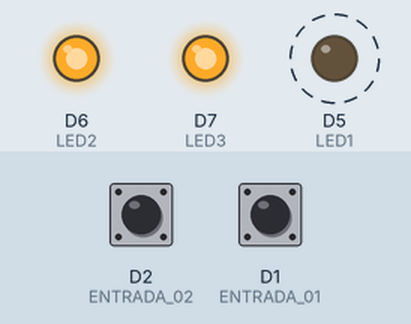
Bench run of a sketch on a simulated ESP8266 (NodeMCU). Shown: output pins drawn as LEDs (lit = HIGH). Dashed ring = blinking. The test bench sets the inputs (shaded band); at power-on: D2 (ENTRADA_02) HIGH, D1 (ENTRADA_01) HIGH.

Above: at 1.2 s.
1.3 s: D2 (ENTRADA_02) pulled LOW for 0.15 s
At 1.37 s:
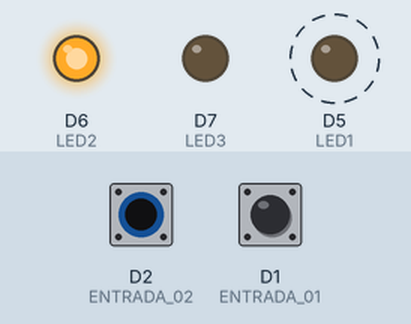
4.3 s: D1 (ENTRADA_01) pulled LOW for 0.15 s
At 6.8 s:
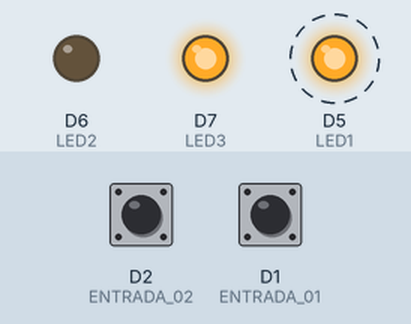
7.4 s: D2 (ENTRADA_02) pulled LOW for 1 s
At 8.2 s:
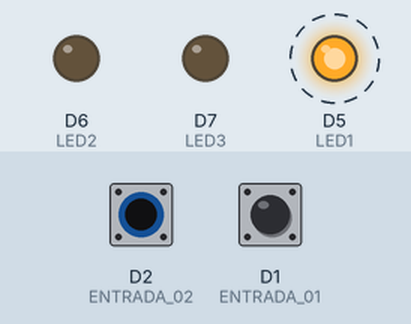
10.4 s: D2 (ENTRADA_02) pulled LOW for 3.2 s
At 13.8 s:
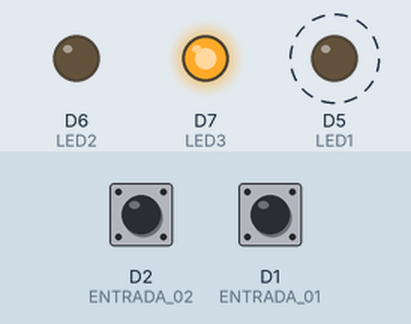
15.1 s: D1 (ENTRADA_01) pulled LOW for 1 s
At 16.8 s:
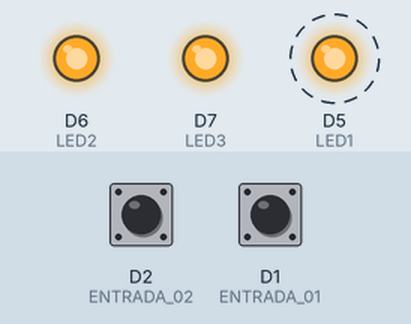
19.1 s: D2 (ENTRADA_02) pulled LOW for 1 s
At 19.7 s:
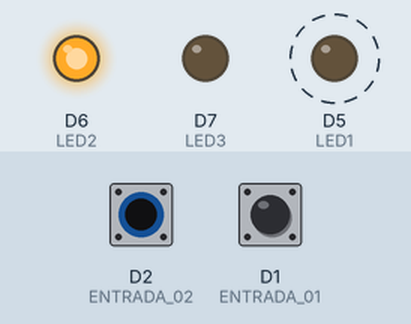
Timing chart, 0 to 23.1 s (numbered marks = the images above; inputs shaded):
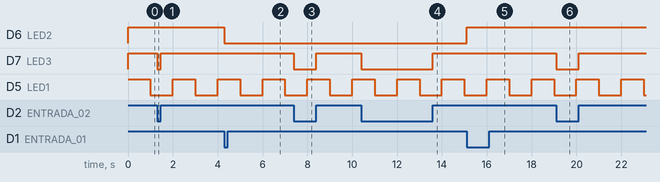

The sketch:

prog08.ino
```cpp
/*
Programa para trabalhar com a comunicação serial
*/

const int LED_LIGADO = LOW;
const int LED_DESLIGADO = HIGH;
const int ENTRADA_ACIONADA = LOW;
const int ENTRADA_DESACIONADA = HIGH;
const int LED1 = D5;
const int LED2 = D6;
const int LED3 = D7;
const int ENTRADA_01 = D1;
const int ENTRADA_02 = D2;

//Variáveis globais
char msg[10];
unsigned long tempoAnterior;

//Funções de interrupção - ISR
void ICACHE_RAM_ATTR muda_estado_led(){
  digitalWrite(LED2, !digitalRead(LED2));
}

void inicializa_hardware(){
  pinMode(LED1, OUTPUT);
  pinMode(LED2, OUTPUT);
  pinMode(LED3, OUTPUT);
  digitalWrite(LED1, LED_DESLIGADO);
  digitalWrite(LED2, LED_DESLIGADO);
  digitalWrite(LED3, LED_DESLIGADO);
  pinMode(ENTRADA_01, INPUT_PULLUP);
  pinMode(ENTRADA_02, INPUT_PULLUP);

  //Configura a interrupção externa
  attachInterrupt(digitalPinToInterrupt(ENTRADA_01), muda_estado_led,FALLING);

  //Inicializar a comunicação
  //Serial.begin(115200); //9600, 19200, 38400, 115200
}

void setup() {
  inicializa_hardware();
  //Inicializa as variáveis globais
  msg[0] = '\0';
  //Medindo o tempo atual
  tempoAnterior = millis();
}

void processa_msg(){
  char led = msg[0];
  char estado = msg[1];
  //Processa info para o LED1
  if (led == '1'){
    if(estado == '1')
      digitalWrite(LED1, LED_LIGADO);
    else if (estado == '0')
      digitalWrite(LED1, LED_DESLIGADO);
  } else if(led == '2'){ //Processa info para o LED2
    if(estado == '1')
      digitalWrite(LED2, LED_LIGADO);
    else if (estado == '0')
      digitalWrite(LED2, LED_DESLIGADO);
  } else if(led == 'D'){
    delay(500);
  }
  //Devolve a mensagem recebida
  char resposta[20];
  sprintf(resposta, "RECEBI:%s;", msg);
  Serial.println(resposta);
  //Reseta a string de msg
  msg[0] = '\0';
}

void loop() {
  //Verifica se o tempo desejado ja passou
  if(millis() - tempoAnterior >= 1000){
    digitalWrite(LED1, !digitalRead(LED1));
    //Guarda o novo intervalo de tempo
    tempoAnterior = millis();
  }

  if(digitalRead(ENTRADA_02) == ENTRADA_ACIONADA)
    digitalWrite(LED3, LED_LIGADO);
  else
    digitalWrite(LED3, LED_DESLIGADO);
}
```

Measured:
- after the input at 1.3 s, D7 (LED3): HIGH → LOW at once, → HIGH 0.15 s later
- after the input at 4.3 s, D6 (LED2): HIGH → LOW at once
- after the input at 7.4 s, D7 (LED3): HIGH → LOW at once, → HIGH 1.0 s later
- after the input at 10.4 s, D7 (LED3): HIGH → LOW at once, → HIGH 3.2 s later
- after the input at 15.1 s, D6 (LED2): LOW → HIGH at once
- after the input at 19.1 s, D7 (LED3): HIGH → LOW at once, → HIGH 1.0 s later
- by itself, D5 (LED1): alternates HIGH for 1.0 s and LOW for 1.0 s
